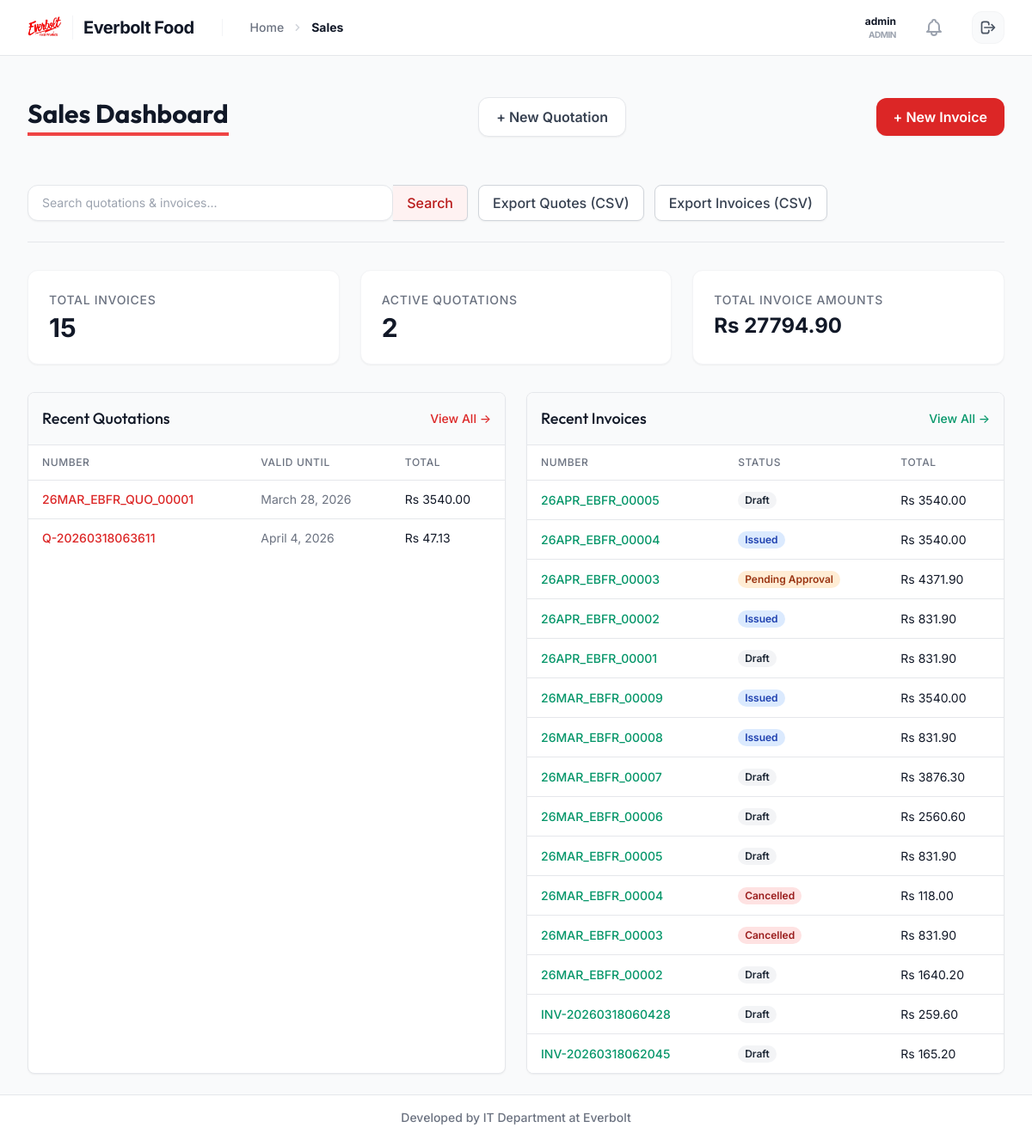
Screenshot of /sales/ (signed in) with the database file from the repository.
### users/models.py (models this page shows, shortened)
class User(AbstractUser):
    class Roles(models.TextChoices):
        ADMIN = 'ADMIN', 'Admin'
        SALES_OFFICER = 'SALES_OFFICER', 'Sales Officer'
    role = models.CharField(max_length=50, choices=Roles.choices, default=Roles.SALES_OFFICER)
    contact_number = models.CharField(max_length=20, blank=True, null=True)
    assigned_area = models.CharField(max_length=100, blank=True, null=True)
    def is_admin(self):
        return self.role == self.Roles.ADMIN or self.is_superuser
    @property
    def unread_notifications(self):
        return getattr(self, 'notifications', None) and self.notifications.filter(is_read=False).order_by('-created_at') or []
    def has_perm(self, perm, obj=None):
        if self.is_admin():
            return True
        return super().has_perm(perm, obj)

### sales/models.py (models this page shows, shortened)
class Quotation(models.Model):
    quotation_number = models.CharField(max_length=50, unique=True)
    customer = models.ForeignKey(Customer, on_delete=models.PROTECT)
    salesperson = models.ForeignKey(settings.AUTH_USER_MODEL, on_delete=models.SET_NULL, null=True)
    creation_date = models.DateTimeField(auto_now_add=True)
    valid_until = models.DateField()
    customer_po_number = models.CharField(max_length=50, blank=True, null=True)
    total_amount = models.DecimalField(max_digits=12, decimal_places=2, default=0.00)
    tax_amount = models.DecimalField(max_digits=12, decimal_places=2, default=0.00)
    notes = models.TextField(blank=True, null=True)

class Invoice(models.Model):
    class Type(models.TextChoices):
        CREDIT = 'CREDIT', 'Credit Invoice'
        COD = 'COD', 'Cash On Delivery'
    class Status(models.TextChoices):
        DRAFT = 'DRAFT', 'Draft'
        APPROVAL_PENDING = 'APPROVAL_PENDING', 'Pending Approval'
        ISSUED = 'ISSUED', 'Issued'
        PAID = 'PAID', 'Paid'
        CANCELLED = 'CANCELLED', 'Cancelled'
    invoice_number = models.CharField(max_length=50, unique=True)
    invoice_type = models.CharField(max_length=20, choices=Type.choices, default=Type.CREDIT)
    customer = models.ForeignKey(Customer, on_delete=models.PROTECT)
    salesperson = models.ForeignKey(settings.AUTH_USER_MODEL, on_delete=models.SET_NULL, null=True)
    designated_approver = models.ForeignKey(settings.AUTH_USER_MODEL, on_delete=models.SET_NULL, null=True, blank=True, related_name='invoices_to_approve')
    is_approved = models.BooleanField(default=False)
    creation_date = models.DateTimeField(auto_now_add=True)
    delivery_date = models.DateField(blank=True, null=True)
    due_date = models.DateField(blank=True, null=True)
    customer_po_number = models.CharField(max_length=50, blank=True, null=True)
    total_amount = models.DecimalField(max_digits=12, decimal_places=2, default=0.00)
    tax_amount = models.DecimalField(max_digits=12, decimal_places=2, default=0.00)
    status = models.CharField(max_length=20, choices=Status.choices, default=Status.DRAFT)
    notes = models.TextField(blank=True, null=True)
    class Meta:
        permissions = [
            ("approve_invoice", "Can approve pending invoices"),
        ]

### sales/views.py (the view)
# urls.py: path('sales/', views.SalesDashboardView.as_view(), name='sales_dashboard'),
class SalesDashboardView(LoginRequiredMixin, TemplateView):
    template_name = 'sales/dashboard.html'
    def get_context_data(self, **kwargs):
        context = super().get_context_data(**kwargs)
        q = self.request.GET.get('q')
        if not self.request.user.has_perm('sales.approve_invoice'):
            quotations = Quotation.objects.filter(salesperson=self.request.user).order_by('-creation_date')
            invoices = Invoice.objects.filter(salesperson=self.request.user).order_by('-creation_date')
        else:
            quotations = Quotation.objects.all().order_by('-creation_date')
            invoices = Invoice.objects.all().order_by('-creation_date')
        if q:
            quotations = quotations.filter(quotation_number__icontains=q)
            invoices = invoices.filter(invoice_number__icontains=q)
        context['recent_quotations'] = quotations[:15]
        context['recent_invoices'] = invoices[:15]
        context['total_invoice_amount'] = invoices.aggregate(Sum('total_amount'))['total_amount__sum'] or Decimal('0.00')
        return context

### sales/templates/sales/dashboard.html (shortened to what this page needs)
{% extends 'layouts/base.html' %}
{% block breadcrumbs %}
    <li class="flex items-center space-x-2">
        <svg class="w-4 h-4 text-gray-300" fill="currentColor" viewBox="0 0 20 20">
            <path d="M7.293 14.707a1 1 0 010-1.414L10.586 10 7.293 6.707a1 1 0 011.414-1.414l4 4a1 1 0 010 1.414l-4 4a1 1 0 01-1.414 0z" />
        </svg>
        <span class="text-gray-900 font-bold">Sales</span>
    </li>
{% endblock %}
{% block content %}
<div class="px-4 py-6 sm:px-0">
    <div class="flex justify-between items-center mb-8">
        <h1 class="text-3xl font-bold text-gray-900 border-b-4 border-red-500 inline-block pb-1">Sales Dashboard</h1>
            {% if perms.sales.add_quotation %}
            <a href="{% url 'quotation_create' %}" class="btn-premium btn-secondary">
                + New Quotation
            </a>
            {% endif %}
            {% if perms.sales.add_invoice %}
            <a href="{% url 'invoice_create' %}" class="btn-premium btn-primary">
                + New Invoice
            </a>
            {% endif %}
        </div>
    </div>
    <div class="mb-6 flex space-x-3 items-center">
        <form method="get" class="flex max-w-lg flex-grow">
            <input type="text" name="q" placeholder="Search quotations & invoices..." value="{{ request.GET.q }}" class="px-4 py-2 border border-gray-300 rounded-l-md focus:ring-red-500 focus:border-red-500 block w-full sm:text-sm shadow-sm">
            <button type="submit" class="bg-red-50 hover:bg-red-100 border border-l-0 border-gray-300 rounded-r-md px-4 py-2 text-red-700 font-medium shadow-sm transition-colors">Search</button>
        </form>
        <a href="{% url 'quotation_export' %}?q={{ request.GET.q }}" class="bg-white border border-gray-300 hover:bg-gray-50 text-gray-700 font-medium py-2 px-4 rounded-lg shadow-sm transition duration-150">
            Export Quotes (CSV)
        </a>
        <a href="{% url 'invoice_export' %}?q={{ request.GET.q }}" class="bg-white border border-gray-300 hover:bg-gray-50 text-gray-700 font-medium py-2 px-4 rounded-lg shadow-sm transition duration-150">
            Export Invoices (CSV)
        </a>
    </div>
    <div class="grid grid-cols-1 md:grid-cols-3 gap-6 mb-8 border-t pt-8">
        <div class="bg-white rounded-xl shadow-sm border border-gray-100 p-6">
            <div class="text-sm font-medium text-gray-500 uppercase tracking-wider mb-1">Total Invoices</div>
            <div class="text-3xl font-bold text-gray-900">{{ recent_invoices.count }}</div>
        </div>
        <div class="bg-white rounded-xl shadow-sm border border-gray-100 p-6">
            <div class="text-sm font-medium text-gray-500 uppercase tracking-wider mb-1">Active Quotations</div>
            <div class="text-3xl font-bold text-gray-900">{{ recent_quotations.count }}</div>
        </div>
        <div class="bg-white rounded-xl shadow-sm border border-gray-100 p-6">
            <div class="text-sm font-medium text-gray-500 uppercase tracking-wider mb-1">Total Invoice Amounts</div>
            <div class="text-2xl font-bold text-gray-900 pr-2 overflow-hidden truncate">Rs {{ total_invoice_amount|floatformat:2|default:"0.00" }}</div>
        </div>
    </div>
    <div class="grid grid-cols-1 lg:grid-cols-2 gap-6">
        <div class="bg-white shadow-sm rounded-lg border border-gray-200 overflow-x-auto">
            <div class="px-4 py-4 border-b border-gray-200 flex justify-between items-center bg-gray-50">
                <h3 class="text-lg font-medium text-gray-900">Recent Quotations</h3>
                <a href="{% url 'quotation_list' %}" class="text-sm text-red-600 hover:text-red-900 font-medium">View All &rarr;</a>
            </div>
            <div class="overflow-x-auto">
                <table class="min-w-full divide-y divide-gray-200">
                    <thead class="bg-white">
                        <tr>
                            <th scope="col" class="px-4 py-3 text-left text-xs font-medium text-gray-500 uppercase tracking-wider">Number</th>
                            <th scope="col" class="px-4 py-3 text-left text-xs font-medium text-gray-500 uppercase tracking-wider">Valid Until</th>
                            <th scope="col" class="px-4 py-3 text-left text-xs font-medium text-gray-500 uppercase tracking-wider">Total</th>
                        </tr>
                    </thead>
                    <tbody class="bg-white divide-y divide-gray-200">
                        {% for quote in recent_quotations %}
                        <tr class="hover:bg-gray-100 transition-colors cursor-pointer" onclick="window.location.href='{% url 'quotation_edit' quote.pk %}';">
                            <td class="px-4 py-3 whitespace-nowrap text-sm font-medium text-red-600">{{ quote.quotation_number }}</td>
                            <td class="px-4 py-3 whitespace-nowrap text-sm text-gray-500">{{ quote.valid_until }}</td>
                            <td class="px-4 py-3 whitespace-nowrap text-sm text-gray-900">Rs {{ quote.total_amount }}</td>
                        </tr>
                        {% empty %}
                        <tr>
                            <td colspan="3" class="px-4 py-6 text-center text-sm text-gray-500">No active quotations.</td>
                        </tr>
                        {% endfor %}
                    </tbody>
                </table>
            </div>
        </div>
        <div class="bg-white shadow-sm rounded-lg border border-gray-200 overflow-x-auto">
            <div class="px-4 py-4 border-b border-gray-200 flex justify-between items-center bg-gray-50">
                <h3 class="text-lg font-medium text-gray-900">Recent Invoices</h3>
                <a href="{% url 'invoice_list' %}" class="text-sm text-emerald-600 hover:text-emerald-900 font-medium">View All &rarr;</a>
            </div>
            <div class="overflow-x-auto">
                <table class="min-w-full divide-y divide-gray-200">
                    <thead class="bg-white">
                        <tr>
                            <th scope="col" class="px-4 py-3 text-left text-xs font-medium text-gray-500 uppercase tracking-wider">Number</th>
                            <th scope="col" class="px-4 py-3 text-left text-xs font-medium text-gray-500 uppercase tracking-wider">Status</th>
                            <th scope="col" class="px-4 py-3 text-left text-xs font-medium text-gray-500 uppercase tracking-wider">Total</th>
                        </tr>
                    </thead>
                    <tbody class="bg-white divide-y divide-gray-200">
                        {% for invoice in recent_invoices %}
                        <tr class="hover:bg-gray-100 transition-colors cursor-pointer" onclick="window.location.href='{% url 'invoice_edit' invoice.pk %}';">
                            <td class="px-4 py-3 whitespace-nowrap text-sm font-medium text-emerald-600">{{ invoice.invoice_number }}</td>
                            <td class="px-4 py-3 whitespace-nowrap text-sm">
                                <span class="px-2 inline-flex text-xs leading-5 font-semibold rounded-full
                                {% if invoice.status == 'PAID' %}bg-green-100 text-green-800
                                {% elif invoice.status == 'ISSUED' %}bg-blue-100 text-blue-800
                                {% elif invoice.status == 'APPROVAL_PENDING' %}bg-orange-100 text-orange-800
                                {% elif invoice.status == 'CANCELLED' %}bg-red-100 text-red-800
                                {% else %}bg-gray-100 text-gray-800{% endif %}">
                                    {{ invoice.get_status_display }}
                                </span>
                            </td>
                            <td class="px-4 py-3 whitespace-nowrap text-sm text-gray-900">Rs {{ invoice.total_amount }}</td>
                        </tr>
                        {% empty %}
                        <tr>
                            <td colspan="3" class="px-4 py-6 text-center text-sm text-gray-500">No recent invoices.</td>
                        </tr>
                        {% endfor %}
                    </tbody>
                </table>
            </div>
        </div>
    </div>
{% endblock %}

### sales/templates/layouts/base.html (shortened to what this page needs)
{% load static %}
<!DOCTYPE html>
<html lang="en">
<head>
    <script src="https://cdn.tailwindcss.com"></script>
</head>
<body class="bg-gray-50 text-gray-900 min-h-screen flex flex-col">
    <nav class="bg-white border-b border-gray-200">
        <div class="max-w-7xl mx-auto px-4 sm:px-6 lg:px-8">
            <div class="flex items-center justify-between h-16">
                <div class="flex items-center">
                    <a href="{% url 'main_dashboard' %}" class="flex items-center group transition-all">
                        <img src="{% static 'sales/img/logo.png' %}" alt="Everbolt Logo" class="h-10 w-auto object-contain transition-transform group-hover:scale-105">
                        <span class="ml-3 font-bold text-xl tracking-tight text-gray-900 group-hover:text-red-600 transition-colors border-l border-gray-100 pl-3">Everbolt Food</span>
                    </a>
                    <div class="hidden md:ml-8 md:flex md:items-center md:space-x-4 border-l border-gray-100 pl-8">
                        <nav class="flex" aria-label="Breadcrumb">
                            <ol class="flex items-center space-x-2 text-sm font-medium text-gray-500">
                                <li>
                                    <a href="{% url 'main_dashboard' %}" class="hover:text-red-600 transition-colors">Home</a>
                                </li>
                                {% block breadcrumbs %}{% endblock %}
                            </ol>
                        </nav>
                    </div>
                </div>
                <div class="flex items-center space-x-6">
                    <div class="hidden sm:flex flex-col items-end">
                        <span class="text-gray-900 font-bold text-xs ring-offset-2">{{ user.get_full_name|default:user.username }}</span>
                        <span class="text-gray-400 text-[10px] font-bold uppercase tracking-tighter">{{ user.get_role_display|default:"Staff" }}</span>
                    </div>
                    {% if user.is_authenticated %}
                        <div class="relative" x-data="{ open: false }">
                            <button @click="open = !open" class="relative p-2 text-gray-400 hover:text-gray-600 focus:outline-none transition-colors">
                            </button>
                        </div>
                        <form method="post" action="{% url 'logout' %}">
                            <button type="submit" class="bg-gray-50 hover:bg-red-50 text-gray-600 hover:text-red-700 p-2 rounded-xl transition-all border border-gray-100 hover:border-red-100">
                                <svg class="w-5 h-5" fill="none" stroke="currentColor" viewBox="0 0 24 24">
                                    <path stroke-linecap="round" stroke-linejoin="round" stroke-width="2" d="M17 16l4-4m0 0l-4-4m4 4H7m6 4v1a3 3 0 01-3 3H6a3 3 0 01-3-3V7a3 3 0 013-3h4a3 3 0 013 3v1" />
                                </svg>
                            </button>
                        </form>
                    {% endif %}
                </div>
            </div>
        </div>
    </nav>
    <main class="max-w-7xl mx-auto py-6 sm:px-6 lg:px-8 flex-grow w-full">
        {% block content %}
        {% endblock %}
    </main>
    <footer class="bg-white border-t border-gray-200 mt-auto">
        <div class="max-w-7xl mx-auto py-4 px-4 sm:px-6 lg:px-8 box-border">
            <p class="text-center text-sm text-gray-500 font-medium">Developed by IT Department at Everbolt</p>
        </div>
    </footer>
</body>
</html>

### rows the page displays
User: get_full_name "admin", role "ADMIN"
Quotation: quotation_number "26MAR_EBFR_QUO_00001", valid_until "March 28, 2026", total_amount "3540.00"
Quotation: quotation_number "Q-20260318063611", valid_until "April 4, 2026", total_amount "47.13"
Invoice: invoice_number "26APR_EBFR_00005", status "Draft", total_amount "3540.00"
Invoice: invoice_number "26APR_EBFR_00004", status "Issued", total_amount "3540.00"
Invoice: invoice_number "26APR_EBFR_00003", status "Pending Approval", total_amount "4371.90"
Invoice: invoice_number "26APR_EBFR_00002", status "Issued", total_amount "831.90"
Invoice: invoice_number "26APR_EBFR_00001", status "Draft", total_amount "831.90"
Invoice: invoice_number "26MAR_EBFR_00009", status "Issued", total_amount "3540.00"
Invoice: invoice_number "26MAR_EBFR_00008", status "Issued", total_amount "831.90"
Invoice: invoice_number "26MAR_EBFR_00007", status "Draft", total_amount "3876.30"
Invoice: invoice_number "26MAR_EBFR_00006", status "Draft", total_amount "2560.60"
Invoice: invoice_number "26MAR_EBFR_00005", status "Draft", total_amount "831.90"
Invoice: invoice_number "26MAR_EBFR_00004", status "Cancelled", total_amount "118.00"
Invoice: invoice_number "26MAR_EBFR_00003", status "Cancelled", total_amount "831.90"
Invoice: invoice_number "26MAR_EBFR_00002", status "Draft", total_amount "1640.20"
Invoice: invoice_number "INV-20260318060428", status "Draft", total_amount "259.60"
Invoice: invoice_number "INV-20260318062045", status "Draft", total_amount "165.20"

### other values shown
{{ recent_invoices.count }} "15"
{{ recent_quotations.count }} "2"
{{ total_invoice_amount|floatformat:2|default:"0.00" }} "27794.90"
